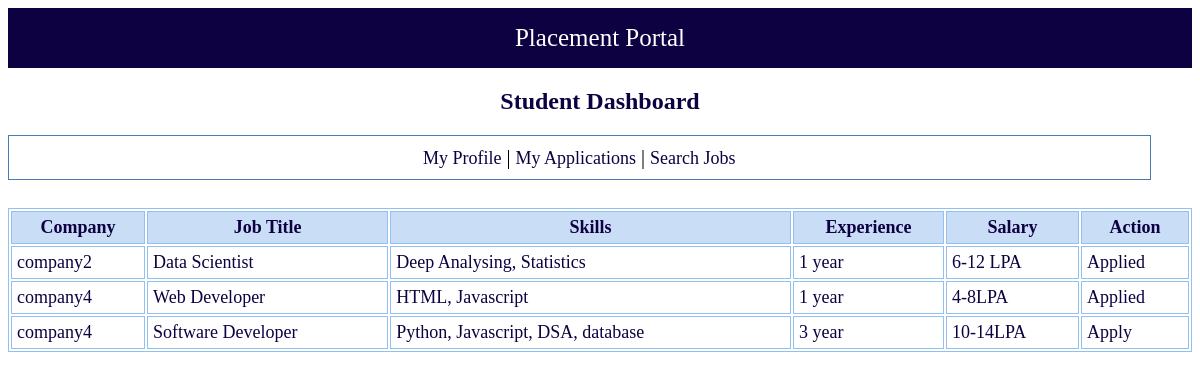
Page /student/dashboard (signed in) on the committed database.
### tables this page shows
CREATE TABLE drives(
        id INTEGER PRIMARY KEY AUTOINCREMENT,
        company_id INTEGER,
        job_title TEXT,
        skills TEXT,
        experience TEXT,
        salary TEXT,
        status TEXT DEFAULT 'pending',
        FOREIGN KEY(company_id) REFERENCES companies(id)
    );

CREATE TABLE companies(
        id INTEGER PRIMARY KEY AUTOINCREMENT,
        name TEXT NOT NULL,
        email TEXT NOT NULL,
        password TEXT NOT NULL,
        website TEXT,
        hr_contact TEXT,
        status TEXT NOT NULL DEFAULT 'pending'
    );

### app.py (the view)
@app.route("/student/dashboard")
def student_dashboard():
    if "student" not in session:
        return redirect("/")
    db = get_db()
    drives = db.execute("""
    SELECT drives.*, companies.name as company
    FROM drives
    JOIN companies ON drives.company_id = companies.id
    WHERE drives.status='approved'
    AND companies.status != 'blacklisted'
    """).fetchall()
    applied = db.execute("""
        SELECT drive_id FROM applications
        WHERE student_id=?
    """, (session["student"],)).fetchall()
    applied_ids = [a["drive_id"] for a in applied]
    return render_template("student/dashboard.html",drives=drives,applied_ids=applied_ids)

### database.py (called while the page is built)
def get_db():
    conn = sqlite3.connect("placement.db")
    conn.row_factory = sqlite3.Row
    return conn

### templates/student/dashboard.html
{% extends "base.html" %}
{% block content %}
<h2>Student Dashboard</h2>
<div class="dashboard">
    <a href="/student/profile">My Profile</a> |
    <a href="/student/applications">My Applications</a> |
    <a href="/student/search">Search Jobs</a>
</div>
<br>
<table class="table-border">
    <tr>
        <th>Company</th>
        <th>Job Title</th>
        <th>Skills</th>
        <th>Experience</th>
        <th>Salary</th>
        <th>Action</th>
    </tr>
    {% for d in drives %}
    <tr>
        <td>{{ d.company }}</td>
        <td>{{ d.job_title }}</td>
        <td>{{ d.skills }}</td>
        <td>{{ d.experience }}</td>
        <td>{{ d.salary }}</td>
        <td>
            {% if d.id in applied_ids %}
            <span>Applied</span>
            {% else %}
            <a href="/apply/{{ d.id }}">Apply</a>
            {% endif %}
        </td>
    </tr>
    {% endfor %}
</table>
{% endblock %}

### static/style.css (style rules this page uses)
.dashboard { display: block; width: 96%; font-size: 20px; text-align: center; padding: 10px 2px; margin-bottom: 10px; border: 1px solid #457db5; }
h2 { color: #0d0141; text-align: center; }
a { text-decoration: none; color: #0d0141; font-size: 18px; }
.table-border { border: 1px solid #92c1ef; width: 100%; color: #0d0141; }
.table-border th, .table-border td { border: 1px solid #92c1ef; padding: 5px; font-size: 18px; }
th { background-color: #caddf7; }

### rows in the picture
drives: company "company2", job_title "Data Scientist", skills "Deep Analysing, Statistics", experience "1 year", salary "6-12 LPA", shows "Applied"
drives: company "company4", job_title "Web Developer", skills "HTML, Javascript", experience "1 year", salary "4-8LPA", shows "Applied"
drives: company "company4", job_title "Software Developer", skills "Python, Javascript, DSA, database", experience "3 year", salary "10-14LPA"
